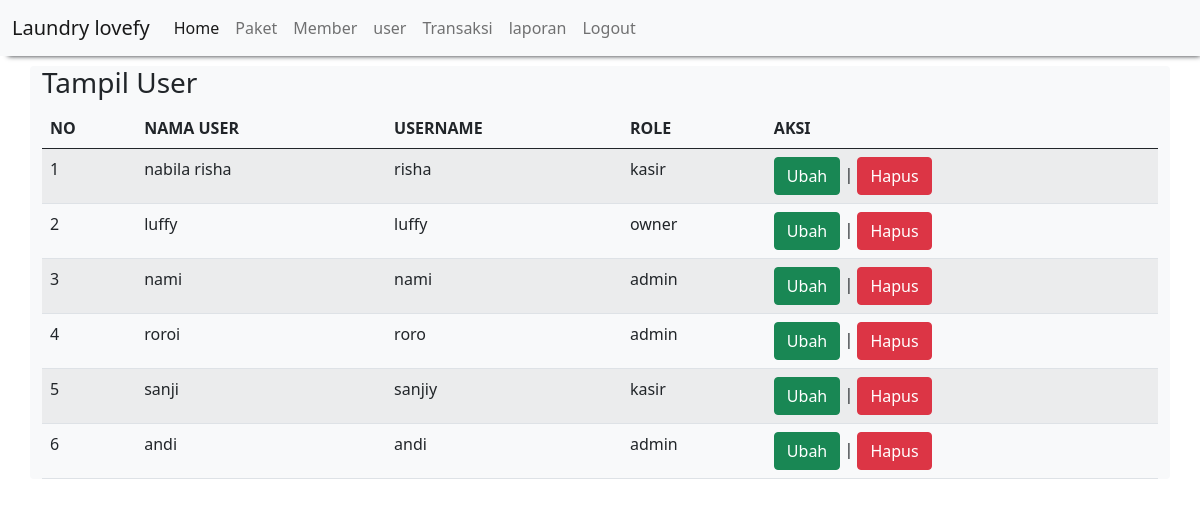
The app's page /laundry_ukl/tampil_user.php (signed in) with its own data.
### tables this page shows
CREATE TABLE `user` (
  `id_user` int(11) NOT NULL,
  `nama_user` varchar(100) NOT NULL,
  `username` varchar(30) NOT NULL,
  `password` text NOT NULL,
  `role` enum('admin','kasir','owner') NOT NULL
);

### laundry_ukl/tampil_user.php (the view, shortened to what this page needs)
<!DOCTYPE html>
<html>
<head>
    <link href="https://cdn.jsdelivr.net/npm/bootstrap@5.0.1/dist/css/bootstrap.min.css" rel="stylesheet">
</head>
<body>
<?php
    include "header.php";
    ?>
    <h3>Tampil User</h3>
    <table class="table table-hover table-striped">
        <thead>
            <tr>
                <th>NO</th><th>NAMA USER</th><th>USERNAME</th><th>ROLE</th><th>AKSI</th>
            </tr>
        </thead>
        <tbody>
            <?php
            include "koneksi.php";
$qry_user=mysqli_query($conn,"select * from user");
            $no=0;
            while($data_user=mysqli_fetch_array($qry_user)){
            $no++;?>
<tr>              <td><?=$no?></td>
                  <td><?=$data_user['nama_user']?></td>
                  <td><?=$data_user['username']?></td>
                  <td><?=$data_user['role']?></td>
                  <td><a href="ubah_user.php?id_user=<?=$data_user['id_user']?>" class="btn btn-success">Ubah</a> | <a href="hapus_user.php?id_user=<?=$data_user['id_user']?>" onclick="return confirm('Apakah anda yakin menghapus data ini?')" class="btn btn-danger">Hapus</a></td>
            </tr>
            <?php
            }
            ?>
        </tbody>
    </table>
</body>
</html>

### records on screen
user: nama_user "nabila risha", username "risha", role "kasir"
user: nama_user "luffy", username "luffy", role "owner"
user: nama_user "nami", username "nami", role "admin"
user: nama_user "roroi", username "roro", role "admin"
user: nama_user "sanji", username "sanjiy", role "kasir"
user: nama_user "andi", username "andi", role "admin"
